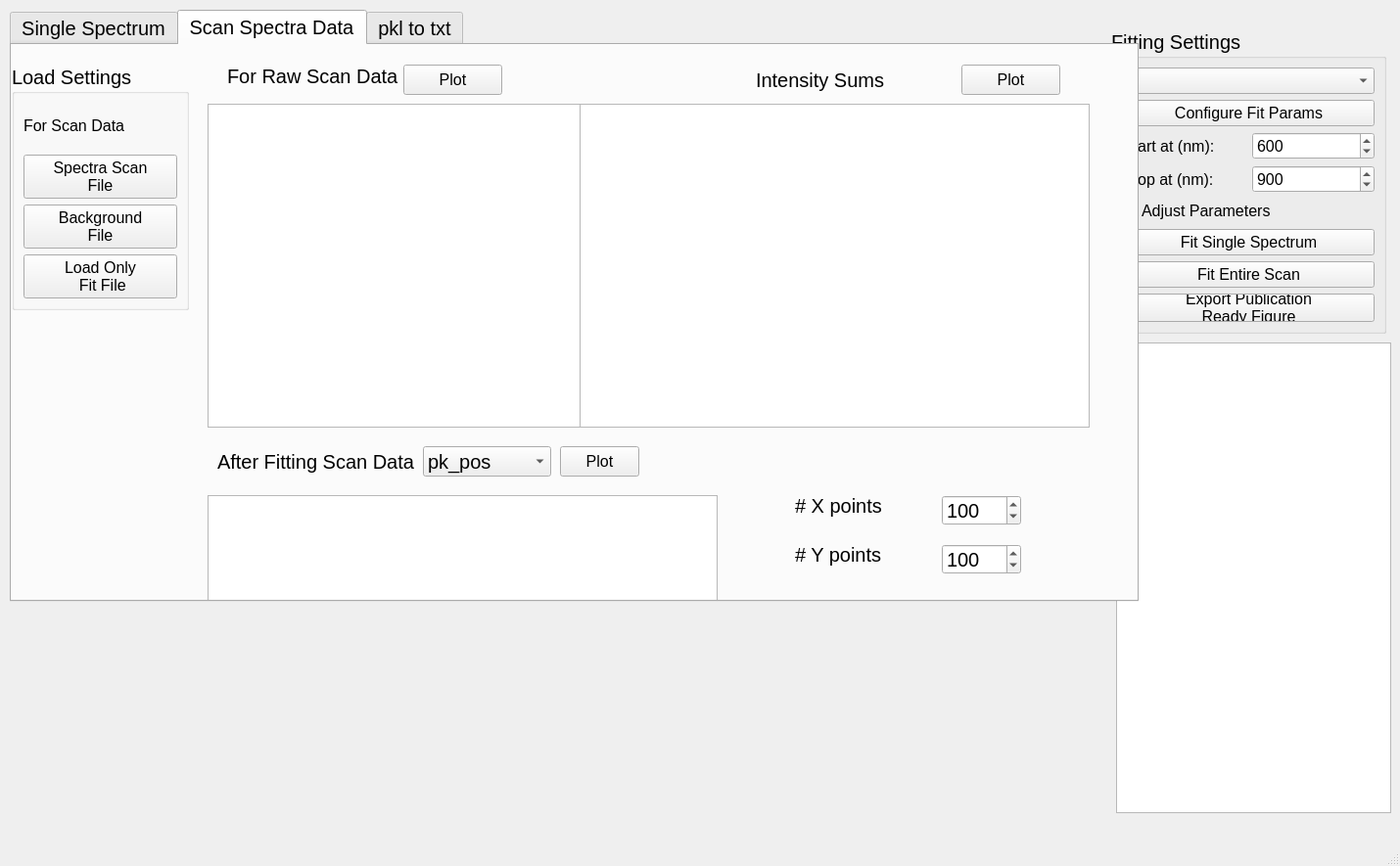
<?xml version="1.0" encoding="UTF-8"?>
<ui version="4.0">
 <class>MainWindow</class>
 <widget class="QMainWindow" name="MainWindow">
  <property name="geometry">
   <rect>
    <x>0</x>
    <y>0</y>
    <width>1430</width>
    <height>885</height>
   </rect>
  </property>
  <property name="windowTitle">
   <string>MainWindow</string>
  </property>
  <widget class="QWidget" name="centralwidget">
   <widget class="QGroupBox" name="groupBox_2">
    <property name="geometry">
     <rect>
      <x>1135</x>
      <y>30</y>
      <width>281</width>
      <height>311</height>
     </rect>
    </property>
    <property name="font">
     <font>
      <pointsize>15</pointsize>
     </font>
    </property>
    <property name="title">
     <string>Fitting Settings</string>
    </property>
    <layout class="QGridLayout" name="gridLayout_3">
     <item row="0" column="0" colspan="2">
      <widget class="QComboBox" name="fitFunc_comboBox">
       <property name="font">
        <font>
         <pointsize>12</pointsize>
        </font>
       </property>
      </widget>
     </item>
     <item row="1" column="0" colspan="2">
      <widget class="QPushButton" name="config_fit_params_pushButton">
       <property name="font">
        <font>
         <pointsize>12</pointsize>
        </font>
       </property>
       <property name="text">
        <string>Configure Fit Params</string>
       </property>
      </widget>
     </item>
     <item row="2" column="0">
      <widget class="QLabel" name="label_8">
       <property name="font">
        <font>
         <pointsize>12</pointsize>
        </font>
       </property>
       <property name="text">
        <string>Start at (nm):</string>
       </property>
      </widget>
     </item>
     <item row="2" column="1">
      <widget class="QSpinBox" name="start_nm_spinBox">
       <property name="font">
        <font>
         <pointsize>12</pointsize>
        </font>
       </property>
       <property name="minimum">
        <number>300</number>
       </property>
       <property name="maximum">
        <number>1100</number>
       </property>
       <property name="value">
        <number>600</number>
       </property>
      </widget>
     </item>
     <item row="3" column="0">
      <widget class="QLabel" name="label_9">
       <property name="font">
        <font>
         <pointsize>12</pointsize>
        </font>
       </property>
       <property name="text">
        <string>Stop at (nm):</string>
       </property>
      </widget>
     </item>
     <item row="3" column="1">
      <widget class="QSpinBox" name="stop_nm_spinBox">
       <property name="font">
        <font>
         <pointsize>12</pointsize>
        </font>
       </property>
       <property name="minimum">
        <number>300</number>
       </property>
       <property name="maximum">
        <number>1100</number>
       </property>
       <property name="value">
        <number>900</number>
       </property>
      </widget>
     </item>
     <item row="4" column="0" colspan="2">
      <widget class="QCheckBox" name="adjust_param_checkBox">
       <property name="font">
        <font>
         <pointsize>12</pointsize>
        </font>
       </property>
       <property name="text">
        <string>Adjust Parameters</string>
       </property>
      </widget>
     </item>
     <item row="5" column="0" colspan="2">
      <widget class="QPushButton" name="fit_pushButton">
       <property name="font">
        <font>
         <pointsize>12</pointsize>
        </font>
       </property>
       <property name="text">
        <string>Fit Single Spectrum</string>
       </property>
      </widget>
     </item>
     <item row="6" column="0" colspan="2">
      <widget class="QPushButton" name="fit_scan_pushButton">
       <property name="font">
        <font>
         <pointsize>12</pointsize>
        </font>
       </property>
       <property name="text">
        <string>Fit Entire Scan</string>
       </property>
      </widget>
     </item>
     <item row="7" column="0" colspan="2">
      <widget class="QPushButton" name="export_fig_pushButton">
       <property name="font">
        <font>
         <pointsize>12</pointsize>
        </font>
       </property>
       <property name="text">
        <string>Export Publication
Ready Figure</string>
       </property>
      </widget>
     </item>
    </layout>
   </widget>
   <widget class="QTextBrowser" name="result_textBrowser">
    <property name="geometry">
     <rect>
      <x>1140</x>
      <y>350</y>
      <width>281</width>
      <height>481</height>
     </rect>
    </property>
    <property name="font">
     <font>
      <pointsize>10</pointsize>
     </font>
    </property>
   </widget>
   <widget class="QTabWidget" name="tabWidget">
    <property name="geometry">
     <rect>
      <x>10</x>
      <y>10</y>
      <width>1153</width>
      <height>605</height>
     </rect>
    </property>
    <property name="font">
     <font>
      <pointsize>15</pointsize>
     </font>
    </property>
    <property name="currentIndex">
     <number>1</number>
    </property>
    <property name="documentMode">
     <bool>false</bool>
    </property>
    <widget class="QWidget" name="Single_Spectrum">
     <attribute name="title">
      <string>Single Spectrum</string>
     </attribute>
     <widget class="QGroupBox" name="groupBox">
      <property name="geometry">
       <rect>
        <x>20</x>
        <y>20</y>
        <width>204</width>
        <height>431</height>
       </rect>
      </property>
      <property name="font">
       <font>
        <pointsize>15</pointsize>
       </font>
      </property>
      <property name="title">
       <string>Load Settings</string>
      </property>
      <layout class="QGridLayout" name="gridLayout">
       <item row="0" column="0">
        <widget class="QLabel" name="label_2">
         <property name="font">
          <font>
           <pointsize>12</pointsize>
          </font>
         </property>
         <property name="text">
          <string>For Single Spectrum</string>
         </property>
        </widget>
       </item>
       <item row="1" column="0">
        <widget class="QPushButton" name="importSpec_pushButton">
         <property name="font">
          <font>
           <pointsize>12</pointsize>
          </font>
         </property>
         <property name="text">
          <string>Spectrum 
File</string>
         </property>
        </widget>
       </item>
       <item row="2" column="0">
        <widget class="QPushButton" name="importBck_pushButton">
         <property name="font">
          <font>
           <pointsize>12</pointsize>
          </font>
         </property>
         <property name="text">
          <string>Background 
File</string>
         </property>
        </widget>
       </item>
       <item row="3" column="0">
        <widget class="QPushButton" name="importWLRef_pushButton">
         <property name="font">
          <font>
           <pointsize>12</pointsize>
          </font>
         </property>
         <property name="text">
          <string>White Light
Ref File</string>
         </property>
        </widget>
       </item>
       <item row="4" column="0">
        <widget class="QCheckBox" name="subtract_bck_checkBox">
         <property name="font">
          <font>
           <pointsize>12</pointsize>
          </font>
         </property>
         <property name="text">
          <string>Subtract Background</string>
         </property>
        </widget>
       </item>
       <item row="5" column="0">
        <widget class="QCheckBox" name="WLRef_checkBox">
         <property name="font">
          <font>
           <pointsize>12</pointsize>
          </font>
         </property>
         <property name="text">
          <string>Correct for White Light</string>
         </property>
        </widget>
       </item>
       <item row="6" column="0">
        <widget class="QCheckBox" name="norm_checkBox">
         <property name="font">
          <font>
           <pointsize>12</pointsize>
          </font>
         </property>
         <property name="text">
          <string>Normalize</string>
         </property>
        </widget>
       </item>
       <item row="7" column="0">
        <widget class="QPushButton" name="plot_pushButton">
         <property name="font">
          <font>
           <pointsize>12</pointsize>
           <weight>50</weight>
           <bold>false</bold>
          </font>
         </property>
         <property name="text">
          <string>Plot</string>
         </property>
        </widget>
       </item>
       <item row="8" column="0">
        <widget class="QCheckBox" name="clear_checkBox">
         <property name="font">
          <font>
           <pointsize>12</pointsize>
          </font>
         </property>
         <property name="text">
          <string>Clear Plots Everytime</string>
         </property>
         <property name="checked">
          <bool>true</bool>
         </property>
        </widget>
       </item>
       <item row="9" column="0">
        <widget class="QPushButton" name="clear_pushButton">
         <property name="font">
          <font>
           <pointsize>12</pointsize>
           <strikeout>false</strikeout>
          </font>
         </property>
         <property name="text">
          <string>Clear Plot</string>
         </property>
        </widget>
       </item>
      </layout>
     </widget>
     <widget class="PlotWidget" name="plot">
      <property name="geometry">
       <rect>
        <x>250</x>
        <y>50</y>
        <width>851</width>
        <height>401</height>
       </rect>
      </property>
     </widget>
     <widget class="QLabel" name="label_4">
      <property name="geometry">
       <rect>
        <x>250</x>
        <y>20</y>
        <width>178</width>
        <height>24</height>
       </rect>
      </property>
      <property name="font">
       <font>
        <pointsize>15</pointsize>
       </font>
      </property>
      <property name="text">
       <string>For Single Spectrum</string>
      </property>
     </widget>
    </widget>
    <widget class="QWidget" name="Scan_Data">
     <attribute name="title">
      <string>Scan Spectra Data</string>
     </attribute>
     <widget class="ImageView" name="raw_scan_viewbox">
      <property name="geometry">
       <rect>
        <x>200</x>
        <y>60</y>
        <width>521</width>
        <height>331</height>
       </rect>
      </property>
     </widget>
     <widget class="QLabel" name="label_5">
      <property name="geometry">
       <rect>
        <x>220</x>
        <y>20</y>
        <width>181</width>
        <height>24</height>
       </rect>
      </property>
      <property name="font">
       <font>
        <pointsize>15</pointsize>
       </font>
      </property>
      <property name="text">
       <string>For Raw Scan Data</string>
      </property>
     </widget>
     <widget class="QPushButton" name="plot_raw_scan_pushButton">
      <property name="geometry">
       <rect>
        <x>400</x>
        <y>20</y>
        <width>101</width>
        <height>31</height>
       </rect>
      </property>
      <property name="font">
       <font>
        <pointsize>12</pointsize>
       </font>
      </property>
      <property name="text">
       <string>Plot</string>
      </property>
     </widget>
     <widget class="ImageView" name="fit_scan_viewbox">
      <property name="geometry">
       <rect>
        <x>200</x>
        <y>460</y>
        <width>521</width>
        <height>331</height>
       </rect>
      </property>
     </widget>
     <widget class="QPushButton" name="plot_fit_scan_pushButton">
      <property name="geometry">
       <rect>
        <x>560</x>
        <y>410</y>
        <width>81</width>
        <height>31</height>
       </rect>
      </property>
      <property name="font">
       <font>
        <pointsize>12</pointsize>
       </font>
      </property>
      <property name="text">
       <string>Plot</string>
      </property>
     </widget>
     <widget class="QLabel" name="label">
      <property name="geometry">
       <rect>
        <x>210</x>
        <y>410</y>
        <width>211</width>
        <height>31</height>
       </rect>
      </property>
      <property name="font">
       <font>
        <pointsize>15</pointsize>
       </font>
      </property>
      <property name="text">
       <string>After Fitting Scan Data</string>
      </property>
     </widget>
     <widget class="QComboBox" name="comboBox">
      <property name="geometry">
       <rect>
        <x>420</x>
        <y>410</y>
        <width>131</width>
        <height>31</height>
       </rect>
      </property>
      <property name="font">
       <font>
        <pointsize>15</pointsize>
       </font>
      </property>
      <item>
       <property name="text">
        <string>pk_pos</string>
       </property>
      </item>
      <item>
       <property name="text">
        <string>fwhm</string>
       </property>
      </item>
      <item>
       <property name="text">
        <string>sigma</string>
       </property>
      </item>
      <item>
       <property name="text">
        <string>height</string>
       </property>
      </item>
     </widget>
     <widget class="QGroupBox" name="groupBox_3">
      <property name="geometry">
       <rect>
        <x>0</x>
        <y>20</y>
        <width>181</width>
        <height>251</height>
       </rect>
      </property>
      <property name="font">
       <font>
        <pointsize>15</pointsize>
       </font>
      </property>
      <property name="title">
       <string>Load Settings</string>
      </property>
      <layout class="QGridLayout" name="gridLayout_2">
       <item row="2" column="0">
        <widget class="QPushButton" name="load_bck_file_pushButton">
         <property name="font">
          <font>
           <pointsize>12</pointsize>
          </font>
         </property>
         <property name="text">
          <string>Background 
File</string>
         </property>
        </widget>
       </item>
       <item row="1" column="0">
        <widget class="QPushButton" name="load_spectra_scan_pushButton">
         <property name="font">
          <font>
           <pointsize>12</pointsize>
          </font>
         </property>
         <property name="text">
          <string>Spectra Scan 
File</string>
         </property>
        </widget>
       </item>
       <item row="0" column="0">
        <widget class="QLabel" name="label_3">
         <property name="font">
          <font>
           <pointsize>12</pointsize>
          </font>
         </property>
         <property name="text">
          <string>For Scan Data</string>
         </property>
        </widget>
       </item>
       <item row="3" column="0">
        <widget class="QPushButton" name="load_fitted_scan_pushButton">
         <property name="font">
          <font>
           <pointsize>12</pointsize>
          </font>
         </property>
         <property name="text">
          <string>Load Only
 Fit File</string>
         </property>
        </widget>
       </item>
      </layout>
     </widget>
     <widget class="QLabel" name="label_6">
      <property name="geometry">
       <rect>
        <x>800</x>
        <y>450</y>
        <width>141</width>
        <height>41</height>
       </rect>
      </property>
      <property name="text">
       <string># X points</string>
      </property>
     </widget>
     <widget class="QLabel" name="label_7">
      <property name="geometry">
       <rect>
        <x>800</x>
        <y>500</y>
        <width>141</width>
        <height>41</height>
       </rect>
      </property>
      <property name="text">
       <string># Y points</string>
      </property>
     </widget>
     <widget class="QSpinBox" name="num_x_spinBox">
      <property name="geometry">
       <rect>
        <x>950</x>
        <y>460</y>
        <width>81</width>
        <height>31</height>
       </rect>
      </property>
      <property name="maximum">
       <number>2000</number>
      </property>
      <property name="value">
       <number>100</number>
      </property>
     </widget>
     <widget class="QSpinBox" name="num_y_spinBox">
      <property name="geometry">
       <rect>
        <x>950</x>
        <y>510</y>
        <width>81</width>
        <height>31</height>
       </rect>
      </property>
      <property name="maximum">
       <number>2000</number>
      </property>
      <property name="value">
       <number>100</number>
      </property>
     </widget>
     <widget class="QCheckBox" name="use_raw_scan_settings">
      <property name="geometry">
       <rect>
        <x>800</x>
        <y>570</y>
        <width>231</width>
        <height>41</height>
       </rect>
      </property>
      <property name="text">
       <string>Use Raw Scan Settings</string>
      </property>
      <property name="checked">
       <bool>true</bool>
      </property>
     </widget>
     <widget class="QLabel" name="label_10">
      <property name="geometry">
       <rect>
        <x>760</x>
        <y>20</y>
        <width>211</width>
        <height>31</height>
       </rect>
      </property>
      <property name="font">
       <font>
        <pointsize>15</pointsize>
       </font>
      </property>
      <property name="text">
       <string>Intensity Sums</string>
      </property>
     </widget>
     <widget class="QPushButton" name="plot_intensity_sums_pushButton">
      <property name="geometry">
       <rect>
        <x>970</x>
        <y>20</y>
        <width>101</width>
        <height>31</height>
       </rect>
      </property>
      <property name="font">
       <font>
        <pointsize>12</pointsize>
       </font>
      </property>
      <property name="text">
       <string>Plot</string>
      </property>
     </widget>
     <widget class="ImageView" name="intensity_sums_viewBox">
      <property name="geometry">
       <rect>
        <x>580</x>
        <y>60</y>
        <width>521</width>
        <height>331</height>
       </rect>
      </property>
     </widget>
    </widget>
    <widget class="QWidget" name="pkl_to_text">
     <attribute name="title">
      <string>pkl to txt</string>
     </attribute>
     <widget class="QGroupBox" name="groupBox_4">
      <property name="geometry">
       <rect>
        <x>10</x>
        <y>20</y>
        <width>281</width>
        <height>201</height>
       </rect>
      </property>
      <property name="title">
       <string>Convert</string>
      </property>
      <widget class="QPushButton" name="import_pkl_pushButton">
       <property name="geometry">
        <rect>
         <x>10</x>
         <y>40</y>
         <width>241</width>
         <height>31</height>
        </rect>
       </property>
       <property name="font">
        <font>
         <pointsize>12</pointsize>
        </font>
       </property>
       <property name="text">
        <string>Import .pkl file</string>
       </property>
      </widget>
      <widget class="QPushButton" name="data_txt_pushButton">
       <property name="geometry">
        <rect>
         <x>10</x>
         <y>90</y>
         <width>241</width>
         <height>31</height>
        </rect>
       </property>
       <property name="font">
        <font>
         <pointsize>12</pointsize>
        </font>
       </property>
       <property name="text">
        <string>Data to .txt</string>
       </property>
      </widget>
      <widget class="QPushButton" name="scan_params_txt_pushButton">
       <property name="geometry">
        <rect>
         <x>10</x>
         <y>140</y>
         <width>241</width>
         <height>34</height>
        </rect>
       </property>
       <property name="font">
        <font>
         <pointsize>12</pointsize>
        </font>
       </property>
       <property name="text">
        <string>Scan params to .txt</string>
       </property>
      </widget>
     </widget>
    </widget>
   </widget>
  </widget>
  <widget class="QMenuBar" name="menubar">
   <property name="geometry">
    <rect>
     <x>0</x>
     <y>0</y>
     <width>1430</width>
     <height>31</height>
    </rect>
   </property>
  </widget>
  <widget class="QStatusBar" name="statusbar"/>
 </widget>
 <customwidgets>
  <customwidget>
   <class>PlotWidget</class>
   <extends>QGraphicsView</extends>
   <header>pyqtgraph</header>
  </customwidget>
  <customwidget>
   <class>ImageView</class>
   <extends>QGraphicsView</extends>
   <header>pyqtgraph</header>
  </customwidget>
 </customwidgets>
 <resources/>
 <connections/>
</ui>
